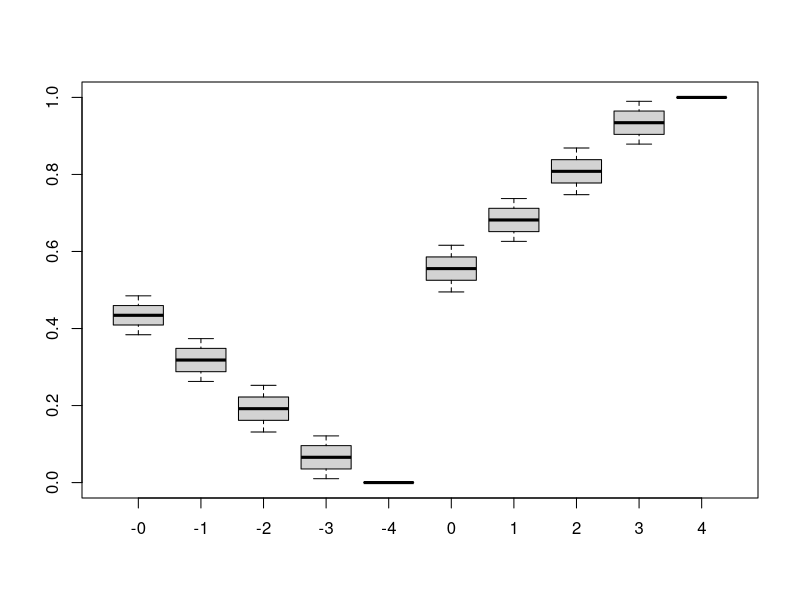

Recreate this plot in R.
x <- 1:100
y<-((rank(x)-1)/(length(x)-1)) 
# rescale between -4 and +4 to replicate palmer index
z<-8*(y-.5)
df <- as.data.frame(cbind(x,y,z))
head(df)
df$j <- round(df$z,1)
head(df)
df
for(i in 1:nrow(df)){df$j[i] <- strsplit(as.character(df$j),split="\\.")[[i]][[1]]}
boxplot(split(df$y,df$j))
